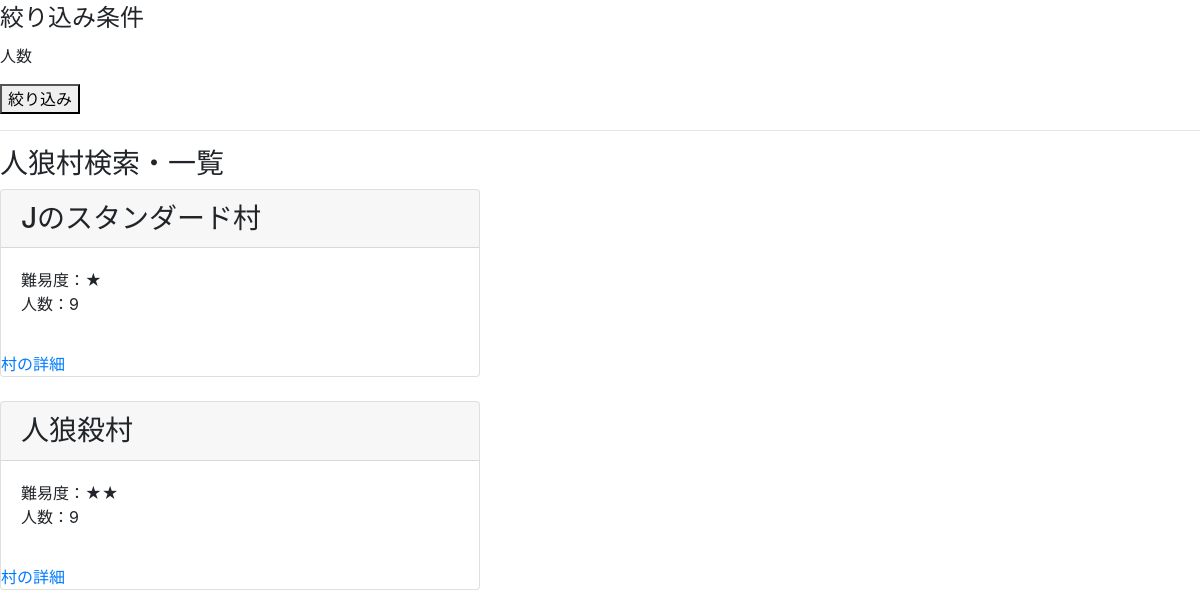
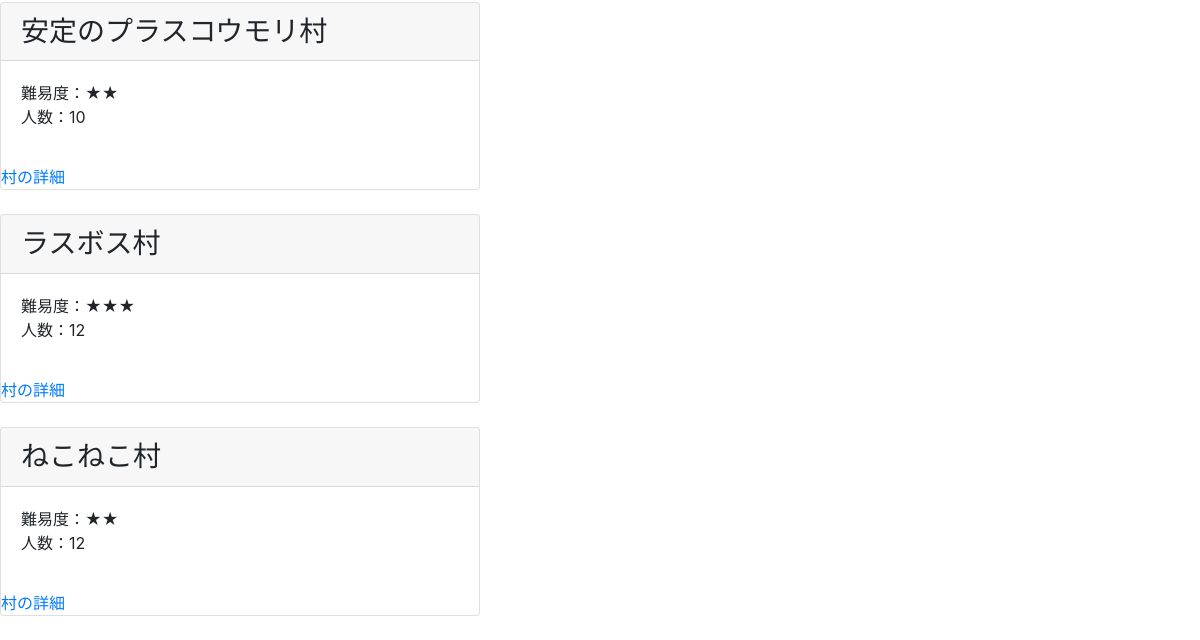
The app's page /jinromura/, older data (2 pictures, top to bottom).
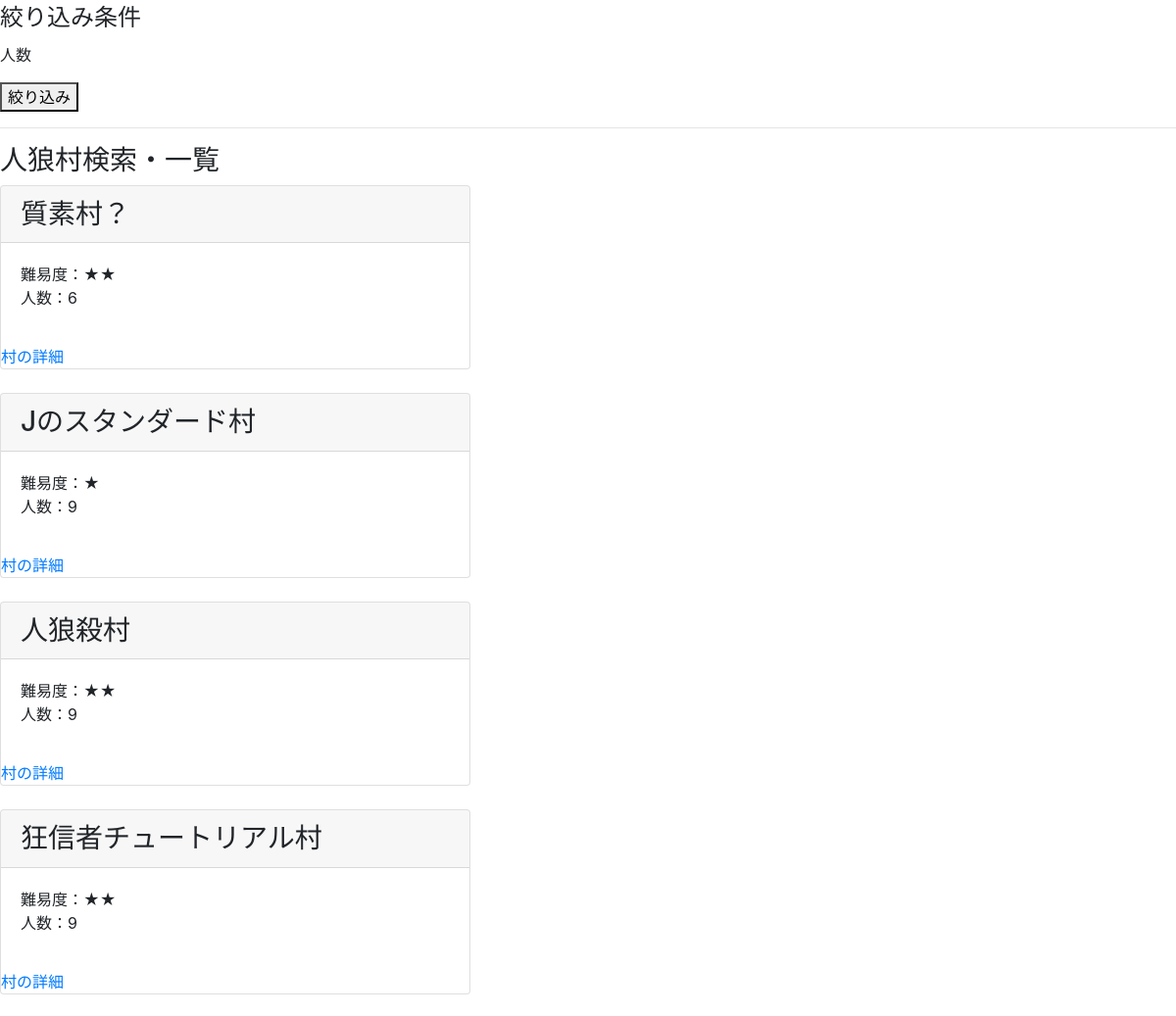
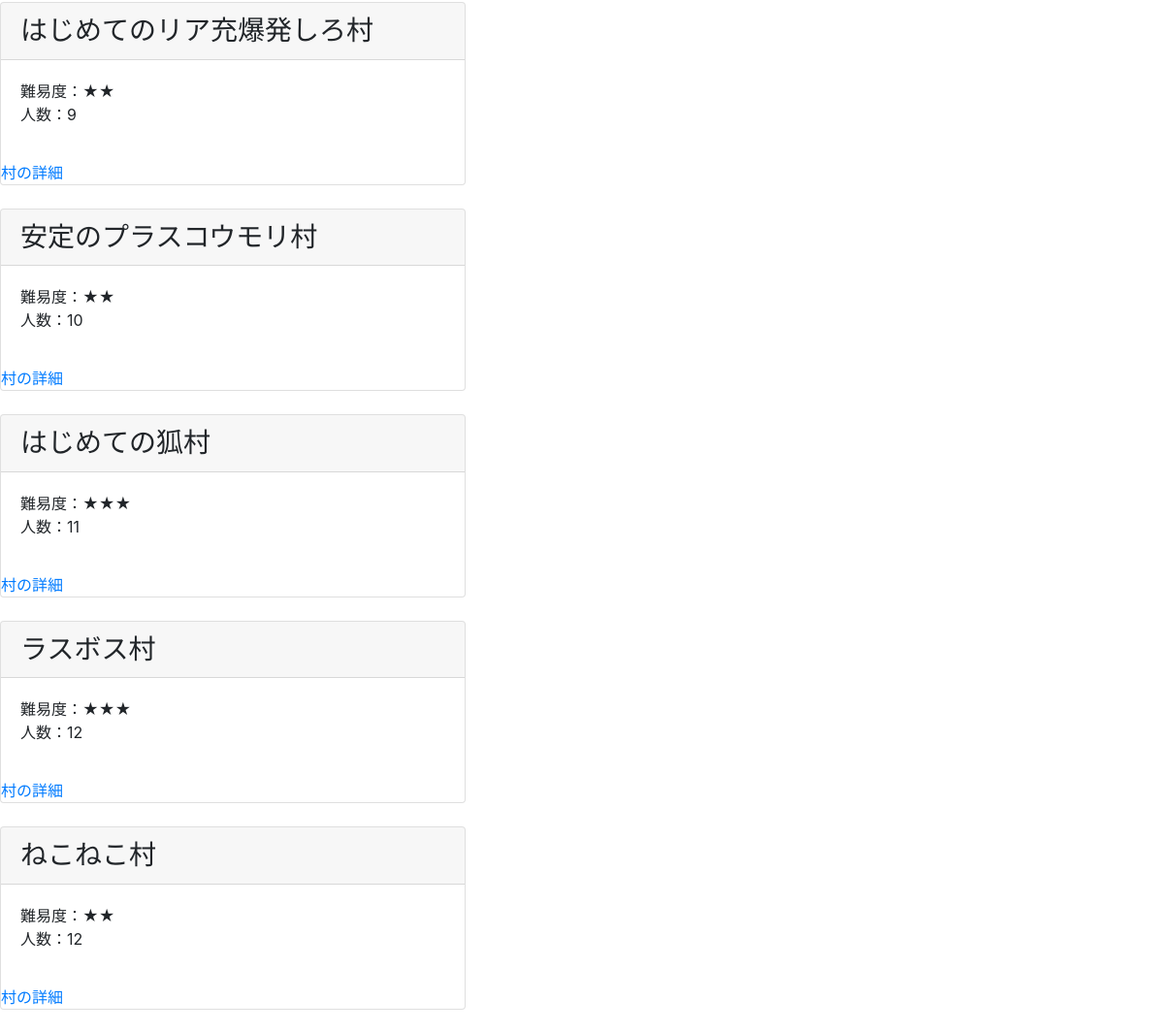
The same page, newer data (2 pictures, top to bottom).
### jinromura/models.py (models this page shows, shortened)
class Village(models.Model):
    name = models.CharField(max_length=40)
    people = models.IntegerField(default=0)
    level = models.IntegerField(default=0)
    category = models.CharField(max_length=200)
    description = models.CharField(max_length=200)
    citizen = models.IntegerField(default=0)
    werewolf = models.IntegerField(default=0)
    hunter = models.IntegerField(default=0)
    f_teller = models.IntegerField(default=0)
    shaman = models.IntegerField(default=0)
    dspcho = models.IntegerField(default=0)
    straw_doll = models.IntegerField(default=0)
    fox = models.IntegerField(default=0)
    nekomata = models.IntegerField(default=0)
    black_cat = models.IntegerField(default=0)
    thief = models.IntegerField(default=0)
    psyco = models.IntegerField(default=0)
    martydom = models.IntegerField(default=0)
    bakery = models.IntegerField(default=0)
    mayor = models.IntegerField(default=0)
    trap_nurses = models.IntegerField(default=0)
    big_wolf = models.IntegerField(default=0)
    fugitive = models.IntegerField(default=0)
    zombi = models.IntegerField(default=0)
    teruteru = models.IntegerField(default=0)
    wiseman = models.IntegerField(default=0)
    slave = models.IntegerField(default=0)
    aristcracy = models.IntegerField(default=0)
    wolfboy = models.IntegerField(default=0)
    santa = models.IntegerField(default=0)
    pigman = models.IntegerField(default=0)
    cursed = models.IntegerField(default=0)
    dictator = models.IntegerField(default=0)
    assassin = models.IntegerField(default=0)
    sorcerer = models.IntegerField(default=0)
    bat = models.IntegerField(default=0)
    queen = models.IntegerField(default=0)
    sasaki = models.IntegerField(default=0)
    fanatic = models.IntegerField(default=0)
    goyoku = models.IntegerField(default=0)
    wisewolf = models.IntegerField(default=0)
    doctor = models.IntegerField(default=0)

### jinromura/views.py (the view)
# urls.py: path('', views.index, name='index'),
def index(request):
    village_list = Village.objects.all().order_by('people')
    context={'village_list':village_list}
    return render(request, 'jinromura/index.html',context)

### jinromura/templatetags/range.py (called while the page is built)
@register.filter(name='range')
def _range(_min, args=None):
    _max, _step = None, None
    if args:
        if not isinstance(args, int):
            _max, _step = map(int, args.split(','))
        else:
            _max = args
    args = filter(None, (_min,_max,_step))
    return range(*args)

### jinromura/templates/jinromura/index.html
{% load staticfiles %}
{% load range %}
<html>
  <head>
    <link rel="stylesheet" type="text/css" href="{% static 'css/bootstrap.css' %}" />
  </head>
  <body>
    <form method="get" action="" name="filter_form">
      <legend>絞り込み条件</legend>
      <div>
        <p>人数</p>
      </div>
      <button id="filter">絞り込み</button>
      <hr>
    </form>
    <h3>人狼村検索・一覧</h3>
      {% for village in village_list %}
      <div class="card" style="width:30rem;">
        <h3 class="card-header">{{ village.name }}</h3>
        <p class="card-body">難易度：{% for value in village.level|range %}★{% endfor %}
          <br>人数：{{ village.people }}</p>
        <a href="{% url 'detail' village.id %}" class="card-link">村の詳細</a>
      </div>
      <br>
      {% endfor %}
  </body>
</html>

Row changes from the older to the newer data that the page shows:
added Village: name "質素村？", level 2 (drawn), people "6"
added Village: name "狂信者チュートリアル村", level 2 (drawn), people "9"
added Village: name "はじめてのリア充爆発しろ村", level 2 (drawn), people "9"
added Village: name "はじめての狐村", level 3 (drawn), people "11"
